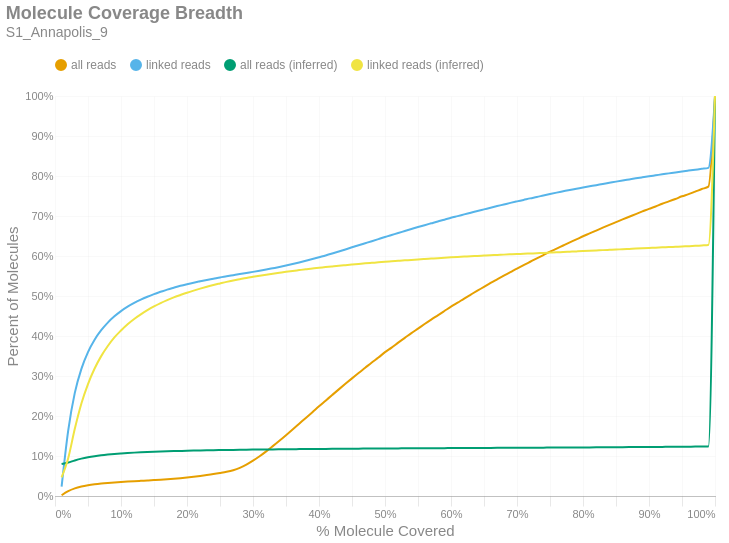

The notebook cell this image was saved under:
### Markdown cell above
### Molecule Read Coverage
This chart shows molecule coverage breadth as computed by the number of bases aligned to that molecule. In other words, "*how much of each unique long molecule is actually sequenced/aligned?*" Keep in mind there is a distinction between sequences and alignments, since some sequences belonging to a particular molecule may not align well and wouldn't appear in the alignment data. This chart also shows molecule coverage breadth as computed by the *inferred fragment* from which the aligned sequences originate. Unlike read coverage, this calculation takes into account the total insert size, including unsequenced gaps between the forward and reverse reads. Like the previous figures, these are cumulative percents.

### Code cell
if SKIPLR:
    print_html(f"Skipped")
else:
    binned_df = consolidated_hist(valids['coverage_bp'], mask, 0.01, True)
    binned_df_inf = consolidated_hist(valids['coverage_inserts'], mask, 0.01, True)
    binned_df = binned_df.with_columns(pl.lit(binned_df_inf['all reads (cumsum)']).alias('all reads (inferred)'))
    binned_df = binned_df.with_columns(pl.lit(binned_df_inf['linked reads (cumsum)']).alias('linked reads (inferred)'))
    binned_df = binned_df.with_columns(
        (pl.col('bin').cast(pl.Float64) + 0.01).alias('right_edge')
    )

    with SafeRender(binned_df):
        (
            density_plot(binned_df, 'Molecule Coverage Breadth', samplename, 'molcov', ['all reads (inferred)','linked reads (inferred)'])
            .encode(
                #x=alt.X('bin:Q', title="% Molecule Covered").axis(format = '%').scale(padding=0),
                x=alt.X('right_edge:Q', title="% Molecule Covered").axis(format='%').scale(padding=0),
                y=alt.Y('value:Q', title='Percent of Molecules')
                    .axis(format='%')
                    .stack(False)
                    .scale(domainMin=0, padding=0),
                color=alt.Color("key:N").scale(domain = ["all reads", "linked reads", "all reads (inferred)", "linked reads (inferred)"]),
                tooltip = [
                    alt.Tooltip("key:N", title = "Data Type"),
                    alt.Tooltip("range_label:N", title="% Molecule Covered"),
                    alt.Tooltip("value:Q", format = ".2%", title="% Molecules")
                ]
            )
        ).display()

### Figure 1 — Vega-Lite specification as saved in the notebook (floating-point values rounded to 4 significant figures)
{"width": "container", "height": 400, "config": {"title": {"anchor": "start", "dy": -15, "fontSize": 18, "color": "#888888", "subtitleColor": "#888888", "subtitleFontSize": 14}, "arc": {"fill": "#0072B2"}, "axis": {"domainColor": "#888888", "domainWidth": 0.5, "gridWidth": 0.2, "grid": false, "titleFontWeight": 400, "titleFontSize": 15, "labelFontSize": 11, "labelColor": "#888888", "tickColor": "#888888", "tickWidth": 0.2, "titleColor": "#888888"}, "axisBand": {"grid": false}, "axisX": {"grid": true, "tickSize": 10, "domainCap": "round"}, "axisY": {"domain": false, "grid": true, "tickSize": 0, "domainCap": "round"}, "background": "transparent", "header": {"labelFontSize": 15, "labelColor": "#888888", "titleFontSize": 15, "titleFontWeight": 600, "titleColor": "#888888"}, "legend": {"labelFont": "sans-serif", "labelFontSize": 12, "labelColor": "#888888", "symbolSize": 100, "symbolType": "circle", "titleFontSize": 12, "titlePadding": 10, "titleColor": "#888888", "title": null, "orient": "top"}, "range": {"category": ["#E69F00", "#56B4E9", "#009E73", "#F0E442", "#0072B2", "#D55E00", "#CC79A7", "#000000"], "diverging": ["#cfe8f3", "#a2d4ec", "#73bfe2", "#46abdb", "#1696d2", "#12719e"]}, "area": {"fill": "#0072B2", "fillOpacity": 0.7, "line": true, "strokeOpacity": 0.7}, "line": {"color": "#0072B2", "stroke": "#0072B2", "strokeWidth": 2}, "trail": {"color": "#0072B2", "stroke": "#0072B2", "strokeWidth": 0, "size": 1}, "point": {"filled": true, "fillOpacity": 1.0, "size": 95}, "text": {"color": "#888888", "fontSize": 11, "align": "right", "fontWeight": 400, "size": 11}, "bar": {"fill": "#0072B2", "stroke": null}, "view": {"stroke": null, "continuousWidth": 660, "continuousHeight": 400}}, "data": {"name": "data-5354f6a5ea9eb0d110db7f7a6ec7954e"}, "mark": {"type": "line", "interpolate": "monotone", "point": {"opacity": 0, "size": 275}}, "encoding": {"color": {"field": "key", "scale": {"domain": ["all reads", "linked reads", "all reads (inferred)", "linked reads (inferred)"]}, "type": "nominal"}, "tooltip": [{"field": "key", "title": "Data Type", "type": "nominal"}, {"field": "range_label", "title": "% Molecule Covered", "type": "nominal"}, {"field": "value", "format": ".2%", "title": "% Molecules", "type": "quantitative"}], "x": {"axis": {"format": "%"}, "field": "right_edge", "scale": {"padding": 0}, "title": "% Molecule Covered", "type": "quantitative"}, "y": {"axis": {"format": "%"}, "field": "value", "scale": {"domainMin": 0, "padding": 0}, "stack": false, "title": "Percent of Molecules", "type": "quantitative"}}, "params": [{"name": "param_c36ac31b6afebe62", "select": {"type": "point", "fields": ["key"]}, "bind": "legend"}], "title": {"text": "Molecule Coverage Breadth", "subtitle": "S1_Annapolis_9"}, "transform": [{"fold": ["all reads (cumsum)", "linked reads (cumsum)", "all reads (inferred)", "linked reads (inferred)"]}, {"calculate": "replace(datum.key, ' (cumsum)', '')", "as": "key"}, {"filter": {"param": "param_c36ac31b6afebe62"}}], "usermeta": {"embedOptions": {"downloadFileName": "S1_Annapolis_9.molcov"}}, "$schema": "https://vega.github.io/schema/vega-lite/v6.1.0.json", "datasets": {"data-5354f6a5ea9eb0d110db7f7a6ec7954e": [{"bin": "0.0", "interval": "0.0-0.01", "all reads": 0.001961, "linked reads": 0.02343, "all reads (cumsum)": 0.001961, "linked reads (cumsum)": 0.02343, "range_label": "0.0-0.01", "all reads (inferred)": 0.08003, "linked reads (inferred)": 0.04638, "right_edge": 0.01}, {"bin": "0.01", "interval": "0.01-0.02", "all reads": 0.01023, "linked reads": 0.1403, "all reads (cumsum)": 0.01219, "linked reads (cumsum)": 0.1637, "range_label": "0.01-0.02", "all reads (inferred)": 0.08364, "linked reads (inferred)": 0.09439, "right_edge": 0.02}, {"bin": "0.02", "interval": "0.02-0.03", "all reads": 0.006881, "linked reads": 0.09412, "all reads (cumsum)": 0.01907, "linked reads (cumsum)": 0.2578, "range_label": "0.02-0.03", "all reads (inferred)": 0.08891, "linked reads (inferred)": 0.1679, "right_edge": 0.03}, {"bin": "0.03", "interval": "0.03-0.04", "all reads": 0.004522, "linked reads": 0.06012, "all reads (cumsum)": 0.02359, "linked reads (cumsum)": 0.3179, "range_label": "0.03-0.04", "all reads (inferred)": 0.09341, "linked reads (inferred)": 0.2314, "right_edge": 0.04}, {"bin": "0.04", "interval": "0.04-0.05", "all reads": 0.003175, "linked reads": 0.04191, "all reads (cumsum)": 0.02677, "linked reads (cumsum)": 0.3599, "range_label": "0.04-0.05", "all reads (inferred)": 0.09689, "linked reads (inferred)": 0.2799, "right_edge": 0.05}, {"bin": "0.05", "interval": "0.05-0.06", "all reads": 0.002416, "linked reads": 0.03089, "all reads (cumsum)": 0.02918, "linked reads (cumsum)": 0.3907, "range_label": "0.05-0.06", "all reads (inferred)": 0.09964, "linked reads (inferred)": 0.3187, "right_edge": 0.06}, {"bin": "0.06", "interval": "0.06-0.07", "all reads": 0.00188, "linked reads": 0.02369, "all reads (cumsum)": 0.03106, "linked reads (cumsum)": 0.4144, "range_label": "0.06-0.07", "all reads (inferred)": 0.1018, "linked reads (inferred)": 0.3497, "right_edge": 0.07}, {"bin": "0.07", "interval": "0.07-0.08", "all reads": 0.001536, "linked reads": 0.0191, "all reads (cumsum)": 0.0326, "linked reads (cumsum)": 0.4335, "range_label": "0.07-0.08", "all reads (inferred)": 0.1036, "linked reads (inferred)": 0.375, "right_edge": 0.08}, {"bin": "0.08", "interval": "0.08-0.09", "all reads": 0.001314, "linked reads": 0.01554, "all reads (cumsum)": 0.03391, "linked reads (cumsum)": 0.4491, "range_label": "0.08-0.09", "all reads (inferred)": 0.1052, "linked reads (inferred)": 0.3965, "right_edge": 0.09}, {"bin": "0.09", "interval": "0.09-0.1", "all reads": 0.001183, "linked reads": 0.01319, "all reads (cumsum)": 0.0351, "linked reads (cumsum)": 0.4623, "range_label": "0.09-0.1", "all reads (inferred)": 0.1064, "linked reads (inferred)": 0.4138, "right_edge": 0.1}, {"bin": "0.1", "interval": "0.1-0.11", "all reads": 0.001042, "linked reads": 0.01096, "all reads (cumsum)": 0.03614, "linked reads (cumsum)": 0.4732, "range_label": "0.1-0.11", "all reads (inferred)": 0.1075, "linked reads (inferred)": 0.4294, "right_edge": 0.11}, {"bin": "0.11", "interval": "0.11-0.12", "all reads": 0.00095, "linked reads": 0.009322, "all reads (cumsum)": 0.03709, "linked reads (cumsum)": 0.4825, "range_label": "0.11-0.12", "all reads (inferred)": 0.1084, "linked reads (inferred)": 0.4426, "right_edge": 0.12}, {"bin": "0.12", "interval": "0.12-0.13", "all reads": 0.0008849, "linked reads": 0.008345, "all reads (cumsum)": 0.03797, "linked reads (cumsum)": 0.4909, "range_label": "0.12-0.13", "all reads (inferred)": 0.1093, "linked reads (inferred)": 0.4541, "right_edge": 0.13}, {"bin": "0.13", "interval": "0.13-0.14", "all reads": 0.0008732, "linked reads": 0.007309, "all reads (cumsum)": 0.03885, "linked reads (cumsum)": 0.4982, "range_label": "0.13-0.14", "all reads (inferred)": 0.11, "linked reads (inferred)": 0.4644, "right_edge": 0.14}, {"bin": "0.14", "interval": "0.14-0.15", "all reads": 0.000892, "linked reads": 0.006638, "all reads (cumsum)": 0.03974, "linked reads (cumsum)": 0.5048, "range_label": "0.14-0.15", "all reads (inferred)": 0.1107, "linked reads (inferred)": 0.4738, "right_edge": 0.15}, {"bin": "0.15", "interval": "0.15-0.16", "all reads": 0.0009455, "linked reads": 0.005619, "all reads (cumsum)": 0.04068, "linked reads (cumsum)": 0.5105, "range_label": "0.15-0.16", "all reads (inferred)": 0.1113, "linked reads (inferred)": 0.4823, "right_edge": 0.16}, {"bin": "0.16", "interval": "0.16-0.17", "all reads": 0.001134, "linked reads": 0.005529, "all reads (cumsum)": 0.04182, "linked reads (cumsum)": 0.516, "range_label": "0.16-0.17", "all reads (inferred)": 0.1118, "linked reads (inferred)": 0.4897, "right_edge": 0.17}, {"bin": "0.17", "interval": "0.17-0.18", "all reads": 0.001315, "linked reads": 0.004847, "all reads (cumsum)": 0.04313, "linked reads (cumsum)": 0.5208, "range_label": "0.17-0.18", "all reads (inferred)": 0.1123, "linked reads (inferred)": 0.4965, "right_edge": 0.18}, {"bin": "0.18", "interval": "0.18-0.19", "all reads": 0.001523, "linked reads": 0.004611, "all reads (cumsum)": 0.04466, "linked reads (cumsum)": 0.5254, "range_label": "0.18-0.19", "all reads (inferred)": 0.1127, "linked reads (inferred)": 0.5025, "right_edge": 0.19}, {"bin": "0.19", "interval": "0.19-0.2", "all reads": 0.001663, "linked reads": 0.004065, "all reads (cumsum)": 0.04632, "linked reads (cumsum)": 0.5295, "range_label": "0.19-0.2", "all reads (inferred)": 0.1131, "linked reads (inferred)": 0.5082, "right_edge": 0.2}, {"bin": "0.2", "interval": "0.2-0.21", "all reads": 0.001797, "linked reads": 0.003787, "all reads (cumsum)": 0.04812, "linked reads (cumsum)": 0.5333, "range_label": "0.2-0.21", "all reads (inferred)": 0.1135, "linked reads (inferred)": 0.5135, "right_edge": 0.21}, {"bin": "0.21", "interval": "0.21-0.22", "all reads": 0.002041, "linked reads": 0.003463, "all reads (cumsum)": 0.05016, "linked reads (cumsum)": 0.5368, "range_label": "0.21-0.22", "all reads (inferred)": 0.1138, "linked reads (inferred)": 0.5184, "right_edge": 0.22}, {"bin": "0.22", "interval": "0.22-0.23", "all reads": 0.002183, "linked reads": 0.00338, "all reads (cumsum)": 0.05234, "linked reads (cumsum)": 0.5401, "range_label": "0.22-0.23", "all reads (inferred)": 0.1142, "linked reads (inferred)": 0.5231, "right_edge": 0.23}, {"bin": "0.23", "interval": "0.23-0.24", "all reads": 0.002398, "linked reads": 0.00307, "all reads (cumsum)": 0.05474, "linked reads (cumsum)": 0.5432, "range_label": "0.23-0.24", "all reads (inferred)": 0.1145, "linked reads (inferred)": 0.5275, "right_edge": 0.24}, {"bin": "0.24", "interval": "0.24-0.25", "all reads": 0.002732, "linked reads": 0.003192, "all reads (cumsum)": 0.05747, "linked reads (cumsum)": 0.5464, "range_label": "0.24-0.25", "all reads (inferred)": 0.1148, "linked reads (inferred)": 0.5314, "right_edge": 0.25}, {"bin": "0.25", "interval": "0.25-0.26", "all reads": 0.003027, "linked reads": 0.002747, "all reads (cumsum)": 0.0605, "linked reads (cumsum)": 0.5491, "range_label": "0.25-0.26", "all reads (inferred)": 0.115, "linked reads (inferred)": 0.5353, "right_edge": 0.26}, {"bin": "0.26", "interval": "0.26-0.27", "all reads": 0.004069, "linked reads": 0.002879, "all reads (cumsum)": 0.06457, "linked reads (cumsum)": 0.552, "range_label": "0.26-0.27", "all reads (inferred)": 0.1153, "linked reads (inferred)": 0.5388, "right_edge": 0.27}, {"bin": "0.27", "interval": "0.27-0.28", "all reads": 0.005894, "linked reads": 0.002879, "all reads (cumsum)": 0.07046, "linked reads (cumsum)": 0.5549, "range_label": "0.27-0.28", "all reads (inferred)": 0.1155, "linked reads (inferred)": 0.542, "right_edge": 0.28}, {"bin": "0.28", "interval": "0.28-0.29", "all reads": 0.007971, "linked reads": 0.002771, "all reads (cumsum)": 0.07843, "linked reads (cumsum)": 0.5577, "range_label": "0.28-0.29", "all reads (inferred)": 0.1158, "linked reads (inferred)": 0.5452, "right_edge": 0.29}, {"bin": "0.29", "interval": "0.29-0.3", "all reads": 0.009847, "linked reads": 0.002664, "all reads (cumsum)": 0.08828, "linked reads (cumsum)": 0.5603, "range_label": "0.29-0.3", "all reads (inferred)": 0.116, "linked reads (inferred)": 0.5481, "right_edge": 0.3}, {"bin": "0.3", "interval": "0.3-0.31", "all reads": 0.01101, "linked reads": 0.002848, "all reads (cumsum)": 0.09929, "linked reads (cumsum)": 0.5632, "range_label": "0.3-0.31", "all reads (inferred)": 0.1162, "linked reads (inferred)": 0.5507, "right_edge": 0.31}, {"bin": "0.31", "interval": "0.31-0.32", "all reads": 0.01228, "linked reads": 0.002977, "all reads (cumsum)": 0.1116, "linked reads (cumsum)": 0.5662, "range_label": "0.31-0.32", "all reads (inferred)": 0.1164, "linked reads (inferred)": 0.5533, "right_edge": 0.32}, {"bin": "0.32", "interval": "0.32-0.33", "all reads": 0.01314, "linked reads": 0.003182, "all reads (cumsum)": 0.1247, "linked reads (cumsum)": 0.5693, "range_label": "0.32-0.33", "all reads (inferred)": 0.1166, "linked reads (inferred)": 0.5558, "right_edge": 0.33}, {"bin": "0.33", "interval": "0.33-0.34", "all reads": 0.01348, "linked reads": 0.003216, "all reads (cumsum)": 0.1382, "linked reads (cumsum)": 0.5726, "range_label": "0.33-0.34", "all reads (inferred)": 0.1167, "linked reads (inferred)": 0.5582, "right_edge": 0.34}, {"bin": "0.34", "interval": "0.34-0.35", "all reads": 0.01392, "linked reads": 0.003509, "all reads (cumsum)": 0.1521, "linked reads (cumsum)": 0.5761, "range_label": "0.34-0.35", "all reads (inferred)": 0.1169, "linked reads (inferred)": 0.5606, "right_edge": 0.35}, {"bin": "0.35", "interval": "0.35-0.36", "all reads": 0.01415, "linked reads": 0.003742, "all reads (cumsum)": 0.1663, "linked reads (cumsum)": 0.5798, "range_label": "0.35-0.36", "all reads (inferred)": 0.1171, "linked reads (inferred)": 0.5627, "right_edge": 0.36}, {"bin": "0.36", "interval": "0.36-0.37", "all reads": 0.01446, "linked reads": 0.004058, "all reads (cumsum)": 0.1807, "linked reads (cumsum)": 0.5839, "range_label": "0.36-0.37", "all reads (inferred)": 0.1172, "linked reads (inferred)": 0.5647, "right_edge": 0.37}, {"bin": "0.37", "interval": "0.37-0.38", "all reads": 0.01451, "linked reads": 0.004249, "all reads (cumsum)": 0.1952, "linked reads (cumsum)": 0.5881, "range_label": "0.37-0.38", "all reads (inferred)": 0.1174, "linked reads (inferred)": 0.5668, "right_edge": 0.38}, {"bin": "0.38", "interval": "0.38-0.39", "all reads": 0.01434, "linked reads": 0.00427, "all reads (cumsum)": 0.2096, "linked reads (cumsum)": 0.5924, "range_label": "0.38-0.39", "all reads (inferred)": 0.1175, "linked reads (inferred)": 0.5689, "right_edge": 0.39}, {"bin": "0.39", "interval": "0.39-0.4", "all reads": 0.0147, "linked reads": 0.004524, "all reads (cumsum)": 0.2243, "linked reads (cumsum)": 0.5969, "range_label": "0.39-0.4", "all reads (inferred)": 0.1177, "linked reads (inferred)": 0.5706, "right_edge": 0.4}, {"bin": "0.4", "interval": "0.4-0.41", "all reads": 0.01409, "linked reads": 0.004427, "all reads (cumsum)": 0.2384, "linked reads (cumsum)": 0.6013, "range_label": "0.4-0.41", "all reads (inferred)": 0.1178, "linked reads (inferred)": 0.5723, "right_edge": 0.41}, {"bin": "0.41", "interval": "0.41-0.42", "all reads": 0.01414, "linked reads": 0.004833, "all reads (cumsum)": 0.2525, "linked reads (cumsum)": 0.6062, "range_label": "0.41-0.42", "all reads (inferred)": 0.1179, "linked reads (inferred)": 0.574, "right_edge": 0.42}, {"bin": "0.42", "interval": "0.42-0.43", "all reads": 0.01404, "linked reads": 0.00507, "all reads (cumsum)": 0.2665, "linked reads (cumsum)": 0.6112, "range_label": "0.42-0.43", "all reads (inferred)": 0.1181, "linked reads (inferred)": 0.5756, "right_edge": 0.43}, {"bin": "0.43", "interval": "0.43-0.44", "all reads": 0.01383, "linked reads": 0.005192, "all reads (cumsum)": 0.2804, "linked reads (cumsum)": 0.6164, "range_label": "0.43-0.44", "all reads (inferred)": 0.1182, "linked reads (inferred)": 0.5772, "right_edge": 0.44}, {"bin": "0.44", "interval": "0.44-0.45", "all reads": 0.0137, "linked reads": 0.005271, "all reads (cumsum)": 0.2941, "linked reads (cumsum)": 0.6217, "range_label": "0.44-0.45", "all reads (inferred)": 0.1183, "linked reads (inferred)": 0.5787, "right_edge": 0.45}, {"bin": "0.45", "interval": "0.45-0.46", "all reads": 0.01348, "linked reads": 0.005233, "all reads (cumsum)": 0.3075, "linked reads (cumsum)": 0.6269, "range_label": "0.45-0.46", "all reads (inferred)": 0.1184, "linked reads (inferred)": 0.5801, "right_edge": 0.46}, {"bin": "0.46", "interval": "0.46-0.47", "all reads": 0.01306, "linked reads": 0.005039, "all reads (cumsum)": 0.3206, "linked reads (cumsum)": 0.632, "range_label": "0.46-0.47", "all reads (inferred)": 0.1185, "linked reads (inferred)": 0.5817, "right_edge": 0.47}, {"bin": "0.47", "interval": "0.47-0.48", "all reads": 0.01312, "linked reads": 0.005059, "all reads (cumsum)": 0.3337, "linked reads (cumsum)": 0.637, "range_label": "0.47-0.48", "all reads (inferred)": 0.1186, "linked reads (inferred)": 0.5829, "right_edge": 0.48}, {"bin": "0.48", "interval": "0.48-0.49", "all reads": 0.01233, "linked reads": 0.00523, "all reads (cumsum)": 0.3461, "linked reads (cumsum)": 0.6423, "range_label": "0.48-0.49", "all reads (inferred)": 0.1187, "linked reads (inferred)": 0.5842, "right_edge": 0.49}, {"bin": "0.49", "interval": "0.49-0.5", "all reads": 0.01353, "linked reads": 0.005296, "all reads (cumsum)": 0.3596, "linked reads (cumsum)": 0.6476, "range_label": "0.49-0.5", "all reads (inferred)": 0.1188, "linked reads (inferred)": 0.5855, "right_edge": 0.5}, {"bin": "0.5", "interval": "0.5-0.51", "all reads": 0.01133, "linked reads": 0.004955, "all reads (cumsum)": 0.3709, "linked reads (cumsum)": 0.6525, "range_label": "0.5-0.51", "all reads (inferred)": 0.1189, "linked reads (inferred)": 0.5867, "right_edge": 0.51}, {"bin": "0.51", "interval": "0.51-0.52", "all reads": 0.01256, "linked reads": 0.004879, "all reads (cumsum)": 0.3835, "linked reads (cumsum)": 0.6574, "range_label": "0.51-0.52", "all reads (inferred)": 0.119, "linked reads (inferred)": 0.5879, "right_edge": 0.52}, {"bin": "0.52", "interval": "0.52-0.53", "all reads": 0.01177, "linked reads": 0.005039, "all reads (cumsum)": 0.3953, "linked reads (cumsum)": 0.6624, "range_label": "0.52-0.53", "all reads (inferred)": 0.1191, "linked reads (inferred)": 0.5891, "right_edge": 0.53}, {"bin": "0.53", "interval": "0.53-0.54", "all reads": 0.01187, "linked reads": 0.004983, "all reads (cumsum)": 0.4071, "linked reads (cumsum)": 0.6674, "range_label": "0.53-0.54", "all reads (inferred)": 0.1192, "linked reads (inferred)": 0.5902, "right_edge": 0.54}, {"bin": "0.54", "interval": "0.54-0.55", "all reads": 0.01134, "linked reads": 0.004917, "all reads (cumsum)": 0.4185, "linked reads (cumsum)": 0.6723, "range_label": "0.54-0.55", "all reads (inferred)": 0.1193, "linked reads (inferred)": 0.5914, "right_edge": 0.55}, {"bin": "0.55", "interval": "0.55-0.56", "all reads": 0.0115, "linked reads": 0.004621, "all reads (cumsum)": 0.43, "linked reads (cumsum)": 0.677, "range_label": "0.55-0.56", "all reads (inferred)": 0.1194, "linked reads (inferred)": 0.5925, "right_edge": 0.56}, {"bin": "0.56", "interval": "0.56-0.57", "all reads": 0.01115, "linked reads": 0.004736, "all reads (cumsum)": 0.4411, "linked reads (cumsum)": 0.6817, "range_label": "0.56-0.57", "all reads (inferred)": 0.1195, "linked reads (inferred)": 0.5936, "right_edge": 0.57}, {"bin": "0.57", "interval": "0.57-0.58", "all reads": 0.01066, "linked reads": 0.004743, "all reads (cumsum)": 0.4518, "linked reads (cumsum)": 0.6864, "range_label": "0.57-0.58", "all reads (inferred)": 0.1196, "linked reads (inferred)": 0.5947, "right_edge": 0.58}, {"bin": "0.58", "interval": "0.58-0.59", "all reads": 0.01072, "linked reads": 0.004364, "all reads (cumsum)": 0.4625, "linked reads (cumsum)": 0.6908, "range_label": "0.58-0.59", "all reads (inferred)": 0.1197, "linked reads (inferred)": 0.5956, "right_edge": 0.59}, {"bin": "0.59", "interval": "0.59-0.6", "all reads": 0.01074, "linked reads": 0.004691, "all reads (cumsum)": 0.4732, "linked reads (cumsum)": 0.6955, "range_label": "0.59-0.6", "all reads (inferred)": 0.1198, "linked reads (inferred)": 0.5966, "right_edge": 0.6}, {"bin": "0.6", "interval": "0.6-0.61", "all reads": 0.01005, "linked reads": 0.004207, "all reads (cumsum)": 0.4833, "linked reads (cumsum)": 0.6997, "range_label": "0.6-0.61", "all reads (inferred)": 0.1199, "linked reads (inferred)": 0.5976, "right_edge": 0.61}, {"bin": "0.61", "interval": "0.61-0.62", "all reads": 0.01036, "linked reads": 0.004301, "all reads (cumsum)": 0.4937, "linked reads (cumsum)": 0.704, "range_label": "0.61-0.62", "all reads (inferred)": 0.1199, "linked reads (inferred)": 0.5985, "right_edge": 0.62}, {"bin": "0.62", "interval": "0.62-0.63", "all reads": 0.009907, "linked reads": 0.004242, "all reads (cumsum)": 0.5036, "linked reads (cumsum)": 0.7082, "range_label": "0.62-0.63", "all reads (inferred)": 0.12, "linked reads (inferred)": 0.5994, "right_edge": 0.63}, {"bin": "0.63", "interval": "0.63-0.64", "all reads": 0.009812, "linked reads": 0.004284, "all reads (cumsum)": 0.5134, "linked reads (cumsum)": 0.7125, "range_label": "0.63-0.64", "all reads (inferred)": 0.1201, "linked reads (inferred)": 0.6002, "right_edge": 0.64}, {"bin": "0.64", "interval": "0.64-0.65", "all reads": 0.009466, "linked reads": 0.004096, "all reads (cumsum)": 0.5228, "linked reads (cumsum)": 0.7166, "range_label": "0.64-0.65", "all reads (inferred)": 0.1202, "linked reads (inferred)": 0.601, "right_edge": 0.65}, {"bin": "0.65", "interval": "0.65-0.66", "all reads": 0.009798, "linked reads": 0.004117, "all reads (cumsum)": 0.5326, "linked reads (cumsum)": 0.7207, "range_label": "0.65-0.66", "all reads (inferred)": 0.1203, "linked reads (inferred)": 0.6019, "right_edge": 0.66}, {"bin": "0.66", "interval": "0.66-0.67", "all reads": 0.009132, "linked reads": 0.004058, "all reads (cumsum)": 0.5418, "linked reads (cumsum)": 0.7248, "range_label": "0.66-0.67", "all reads (inferred)": 0.1203, "linked reads (inferred)": 0.6026, "right_edge": 0.67}, {"bin": "0.67", "interval": "0.67-0.68", "all reads": 0.009047, "linked reads": 0.003968, "all reads (cumsum)": 0.5508, "linked reads (cumsum)": 0.7288, "range_label": "0.67-0.68", "all reads (inferred)": 0.1204, "linked reads (inferred)": 0.6034, "right_edge": 0.68}, {"bin": "0.68", "interval": "0.68-0.69", "all reads": 0.008863, "linked reads": 0.003988, "all reads (cumsum)": 0.5597, "linked reads (cumsum)": 0.7328, "range_label": "0.68-0.69", "all reads (inferred)": 0.1205, "linked reads (inferred)": 0.6042, "right_edge": 0.69}, {"bin": "0.69", "interval": "0.69-0.7", "all reads": 0.009009, "linked reads": 0.003783, "all reads (cumsum)": 0.5687, "linked reads (cumsum)": 0.7365, "range_label": "0.69-0.7", "all reads (inferred)": 0.1206, "linked reads (inferred)": 0.6049, "right_edge": 0.7}, {"bin": "0.7", "interval": "0.7-0.71", "all reads": 0.00857, "linked reads": 0.003703, "all reads (cumsum)": 0.5773, "linked reads (cumsum)": 0.7402, "range_label": "0.7-0.71", "all reads (inferred)": 0.1207, "linked reads (inferred)": 0.6055, "right_edge": 0.71}, {"bin": "0.71", "interval": "0.71-0.72", "all reads": 0.00841, "linked reads": 0.003797, "all reads (cumsum)": 0.5857, "linked reads (cumsum)": 0.744, "range_label": "0.71-0.72", "all reads (inferred)": 0.1208, "linked reads (inferred)": 0.6062, "right_edge": 0.72}, {"bin": "0.72", "interval": "0.72-0.73", "all reads": 0.008398, "linked reads": 0.003467, "all reads (cumsum)": 0.5941, "linked reads (cumsum)": 0.7475, "range_label": "0.72-0.73", "all reads (inferred)": 0.1208, "linked reads (inferred)": 0.607, "right_edge": 0.73}, {"bin": "0.73", "interval": "0.73-0.74", "all reads": 0.008235, "linked reads": 0.003797, "all reads (cumsum)": 0.6023, "linked reads (cumsum)": 0.7513, "range_label": "0.73-0.74", "all reads (inferred)": 0.1209, "linked reads (inferred)": 0.6077, "right_edge": 0.74}, {"bin": "0.74", "interval": "0.74-0.75", "all reads": 0.008464, "linked reads": 0.003665, "all reads (cumsum)": 0.6108, "linked reads (cumsum)": 0.755, "range_label": "0.74-0.75", "all reads (inferred)": 0.121, "linked reads (inferred)": 0.6085, "right_edge": 0.75}, {"bin": "0.75", "interval": "0.75-0.76", "all reads": 0.007702, "linked reads": 0.003456, "all reads (cumsum)": 0.6185, "linked reads (cumsum)": 0.7584, "range_label": "0.75-0.76", "all reads (inferred)": 0.1211, "linked reads (inferred)": 0.6092, "right_edge": 0.76}, {"bin": "0.76", "interval": "0.76-0.77", "all reads": 0.007836, "linked reads": 0.003335, "all reads (cumsum)": 0.6263, "linked reads (cumsum)": 0.7618, "range_label": "0.76-0.77", "all reads (inferred)": 0.1212, "linked reads (inferred)": 0.61, "right_edge": 0.77}, {"bin": "0.77", "interval": "0.77-0.78", "all reads": 0.007765, "linked reads": 0.003331, "all reads (cumsum)": 0.6341, "linked reads (cumsum)": 0.7651, "range_label": "0.77-0.78", "all reads (inferred)": 0.1213, "linked reads (inferred)": 0.6107, "right_edge": 0.78}, {"bin": "0.78", "interval": "0.78-0.79", "all reads": 0.007518, "linked reads": 0.003022, "all reads (cumsum)": 0.6416, "linked reads (cumsum)": 0.7681, "range_label": "0.78-0.79", "all reads (inferred)": 0.1214, "linked reads (inferred)": 0.6115, "right_edge": 0.79}, {"bin": "0.79", "interval": "0.79-0.8", "all reads": 0.00782, "linked reads": 0.00307, "all reads (cumsum)": 0.6494, "linked reads (cumsum)": 0.7712, "range_label": "0.79-0.8", "all reads (inferred)": 0.1215, "linked reads (inferred)": 0.6122, "right_edge": 0.8}, {"bin": "0.8", "interval": "0.8-0.81", "all reads": 0.007021, "linked reads": 0.002973, "all reads (cumsum)": 0.6564, "linked reads (cumsum)": 0.7742, "range_label": "0.8-0.81", "all reads (inferred)": 0.1216, "linked reads (inferred)": 0.613, "right_edge": 0.81}, {"bin": "0.81", "interval": "0.81-0.82", "all reads": 0.007152, "linked reads": 0.002897, "all reads (cumsum)": 0.6636, "linked reads (cumsum)": 0.7771, "range_label": "0.81-0.82", "all reads (inferred)": 0.1217, "linked reads (inferred)": 0.6138, "right_edge": 0.82}, {"bin": "0.82", "interval": "0.82-0.83", "all reads": 0.007205, "linked reads": 0.003098, "all reads (cumsum)": 0.6708, "linked reads (cumsum)": 0.7801, "range_label": "0.82-0.83", "all reads (inferred)": 0.1218, "linked reads (inferred)": 0.6147, "right_edge": 0.83}, {"bin": "0.83", "interval": "0.83-0.84", "all reads": 0.007064, "linked reads": 0.00289, "all reads (cumsum)": 0.6778, "linked reads (cumsum)": 0.783, "range_label": "0.83-0.84", "all reads (inferred)": 0.1219, "linked reads (inferred)": 0.6154, "right_edge": 0.84}, {"bin": "0.84", "interval": "0.84-0.85", "all reads": 0.006855, "linked reads": 0.002921, "all reads (cumsum)": 0.6847, "linked reads (cumsum)": 0.786, "range_label": "0.84-0.85", "all reads (inferred)": 0.122, "linked reads (inferred)": 0.6161, "right_edge": 0.85}, {"bin": "0.85", "interval": "0.85-0.86", "all reads": 0.006813, "linked reads": 0.002827, "all reads (cumsum)": 0.6915, "linked reads (cumsum)": 0.7888, "range_label": "0.85-0.86", "all reads (inferred)": 0.1221, "linked reads (inferred)": 0.617, "right_edge": 0.86}, {"bin": "0.86", "interval": "0.86-0.87", "all reads": 0.006665, "linked reads": 0.002677, "all reads (cumsum)": 0.6982, "linked reads (cumsum)": 0.7915, "range_label": "0.86-0.87", "all reads (inferred)": 0.1222, "linked reads (inferred)": 0.6177, "right_edge": 0.87}, {"bin": "0.87", "interval": "0.87-0.88", "all reads": 0.006689, "linked reads": 0.002684, "all reads (cumsum)": 0.7049, "linked reads (cumsum)": 0.7941, "range_label": "0.87-0.88", "all reads (inferred)": 0.1223, "linked reads (inferred)": 0.6185, "right_edge": 0.88}, {"bin": "0.88", "interval": "0.88-0.89", "all reads": 0.006528, "linked reads": 0.002601, "all reads (cumsum)": 0.7114, "linked reads (cumsum)": 0.7967, "range_label": "0.88-0.89", "all reads (inferred)": 0.1224, "linked reads (inferred)": 0.6192, "right_edge": 0.89}, {"bin": "0.89", "interval": "0.89-0.9", "all reads": 0.006546, "linked reads": 0.00257, "all reads (cumsum)": 0.7179, "linked reads (cumsum)": 0.7993, "range_label": "0.89-0.9", "all reads (inferred)": 0.1225, "linked reads (inferred)": 0.62, "right_edge": 0.9}, {"bin": "0.9", "interval": "0.9-0.91", "all reads": 0.00594, "linked reads": 0.002413, "all reads (cumsum)": 0.7239, "linked reads (cumsum)": 0.8017, "range_label": "0.9-0.91", "all reads (inferred)": 0.1227, "linked reads (inferred)": 0.6208, "right_edge": 0.91}, {"bin": "0.91", "interval": "0.91-0.92", "all reads": 0.006757, "linked reads": 0.002434, "all reads (cumsum)": 0.7306, "linked reads (cumsum)": 0.8042, "range_label": "0.91-0.92", "all reads (inferred)": 0.1228, "linked reads (inferred)": 0.6216, "right_edge": 0.92}, {"bin": "0.92", "interval": "0.92-0.93", "all reads": 0.005803, "linked reads": 0.002392, "all reads (cumsum)": 0.7364, "linked reads (cumsum)": 0.8066, "range_label": "0.92-0.93", "all reads (inferred)": 0.1229, "linked reads (inferred)": 0.6223, "right_edge": 0.93}, {"bin": "0.93", "interval": "0.93-0.94", "all reads": 0.006131, "linked reads": 0.00242, "all reads (cumsum)": 0.7426, "linked reads (cumsum)": 0.809, "range_label": "0.93-0.94", "all reads (inferred)": 0.1231, "linked reads (inferred)": 0.6231, "right_edge": 0.94}, {"bin": "0.94", "interval": "0.94-0.95", "all reads": 0.006658, "linked reads": 0.00234, "all reads (cumsum)": 0.7492, "linked reads (cumsum)": 0.8113, "range_label": "0.94-0.95", "all reads (inferred)": 0.1232, "linked reads (inferred)": 0.6238, "right_edge": 0.95}, {"bin": "0.95", "interval": "0.95-0.96", "all reads": 0.005404, "linked reads": 0.002225, "all reads (cumsum)": 0.7546, "linked reads (cumsum)": 0.8135, "range_label": "0.95-0.96", "all reads (inferred)": 0.1234, "linked reads (inferred)": 0.6246, "right_edge": 0.96}, {"bin": "0.96", "interval": "0.96-0.97", "all reads": 0.006363, "linked reads": 0.002191, "all reads (cumsum)": 0.761, "linked reads (cumsum)": 0.8157, "range_label": "0.96-0.97", "all reads (inferred)": 0.1235, "linked reads (inferred)": 0.6254, "right_edge": 0.97}, {"bin": "0.97", "interval": "0.97-0.98", "all reads": 0.006471, "linked reads": 0.002156, "all reads (cumsum)": 0.7675, "linked reads (cumsum)": 0.8179, "range_label": "0.97-0.98", "all reads (inferred)": 0.1237, "linked reads (inferred)": 0.6264, "right_edge": 0.98}, {"bin": "0.98", "interval": "0.98-0.99", "all reads": 0.006014, "linked reads": 0.002448, "all reads (cumsum)": 0.7735, "linked reads (cumsum)": 0.8203, "range_label": "0.98-0.99", "all reads (inferred)": 0.124, "linked reads (inferred)": 0.6277, "right_edge": 0.99}, {"bin": "0.99", "interval": "0.99-1.0", "all reads": 0.2265, "linked reads": 0.1797, "all reads (cumsum)": 1.0, "linked reads (cumsum)": 1.0, "range_label": "0.99-1.0", "all reads (inferred)": 1.0, "linked reads (inferred)": 1.0, "right_edge": 1.0}]}}
